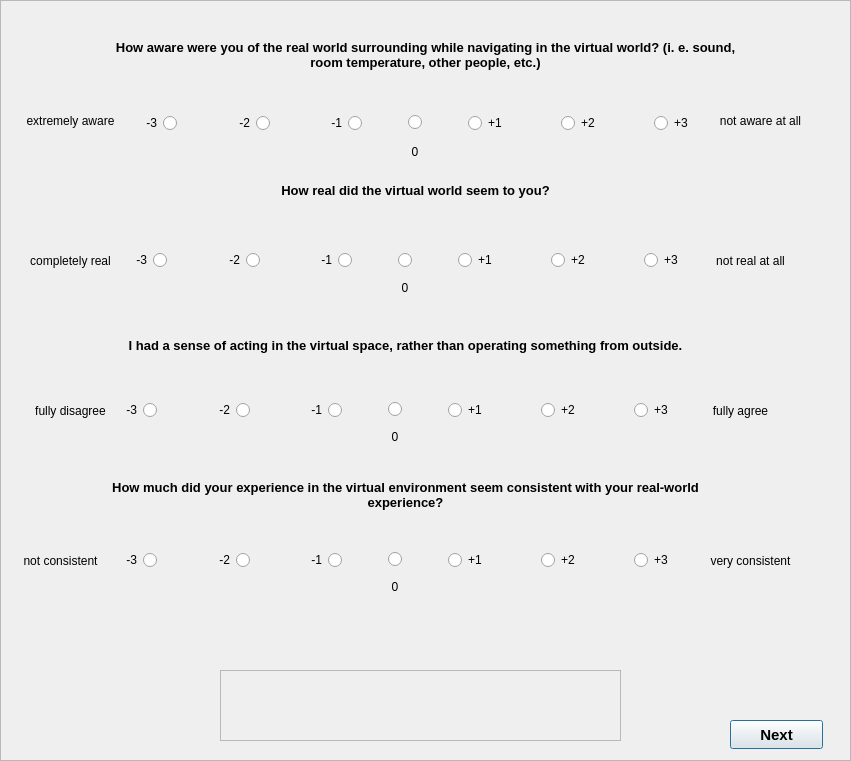
<?xml version="1.0" encoding="UTF-8"?>
<ui version="4.0">
 <class>UsabilityQuestionnaire2</class>
 <widget class="QDialog" name="UsabilityQuestionnaire2">
  <property name="geometry">
   <rect>
    <x>0</x>
    <y>0</y>
    <width>851</width>
    <height>761</height>
   </rect>
  </property>
  <property name="windowTitle">
   <string>Dialog</string>
  </property>
  <widget class="QFrame" name="frame">
   <property name="geometry">
    <rect>
     <x>0</x>
     <y>0</y>
     <width>851</width>
     <height>761</height>
    </rect>
   </property>
   <property name="frameShape">
    <enum>QFrame::StyledPanel</enum>
   </property>
   <property name="frameShadow">
    <enum>QFrame::Raised</enum>
   </property>
   <widget class="QLabel" name="label">
    <property name="geometry">
     <rect>
      <x>110</x>
      <y>10</y>
      <width>631</width>
      <height>91</height>
     </rect>
    </property>
    <property name="font">
     <font>
      <pointsize>10</pointsize>
      <bold>true</bold>
     </font>
    </property>
    <property name="text">
     <string>&lt;html&gt;&lt;head/&gt;&lt;body&gt;&lt;p&gt;How aware were you of the real world surrounding while navigating in the virtual world? (i. e. sound, room temperature, other people, etc.)&lt;/p&gt;&lt;/body&gt;&lt;/html&gt;</string>
    </property>
    <property name="alignment">
     <set>Qt::AlignCenter</set>
    </property>
    <property name="wordWrap">
     <bool>true</bool>
    </property>
   </widget>
   <widget class="QLabel" name="label_3">
    <property name="geometry">
     <rect>
      <x>20</x>
      <y>100</y>
      <width>101</width>
      <height>41</height>
     </rect>
    </property>
    <property name="text">
     <string>extremely aware</string>
    </property>
    <property name="alignment">
     <set>Qt::AlignCenter</set>
    </property>
    <property name="wordWrap">
     <bool>true</bool>
    </property>
   </widget>
   <widget class="QLabel" name="label_4">
    <property name="geometry">
     <rect>
      <x>710</x>
      <y>100</y>
      <width>101</width>
      <height>41</height>
     </rect>
    </property>
    <property name="text">
     <string>not aware at all</string>
    </property>
    <property name="alignment">
     <set>Qt::AlignCenter</set>
    </property>
    <property name="wordWrap">
     <bool>true</bool>
    </property>
   </widget>
   <widget class="QLabel" name="label_6">
    <property name="geometry">
     <rect>
      <x>20</x>
      <y>240</y>
      <width>101</width>
      <height>41</height>
     </rect>
    </property>
    <property name="text">
     <string>completely real</string>
    </property>
    <property name="alignment">
     <set>Qt::AlignCenter</set>
    </property>
    <property name="wordWrap">
     <bool>true</bool>
    </property>
   </widget>
   <widget class="QWidget" name="layoutWidget">
    <property name="geometry">
     <rect>
      <x>80</x>
      <y>220</y>
      <width>651</width>
      <height>81</height>
     </rect>
    </property>
    <layout class="QHBoxLayout" name="horizontalLayout_2">
     <item>
      <widget class="QRadioButton" name="radioButton_8">
       <property name="layoutDirection">
        <enum>Qt::RightToLeft</enum>
       </property>
       <property name="text">
        <string>-3</string>
       </property>
      </widget>
     </item>
     <item>
      <widget class="QRadioButton" name="radioButton_9">
       <property name="layoutDirection">
        <enum>Qt::RightToLeft</enum>
       </property>
       <property name="text">
        <string>-2</string>
       </property>
      </widget>
     </item>
     <item>
      <widget class="QRadioButton" name="radioButton_10">
       <property name="layoutDirection">
        <enum>Qt::RightToLeft</enum>
       </property>
       <property name="text">
        <string>-1</string>
       </property>
      </widget>
     </item>
     <item>
      <layout class="QVBoxLayout" name="verticalLayout_2">
       <property name="leftMargin">
        <number>40</number>
       </property>
       <property name="topMargin">
        <number>33</number>
       </property>
       <property name="rightMargin">
        <number>40</number>
       </property>
       <item>
        <widget class="QRadioButton" name="radioButton_11">
         <property name="layoutDirection">
          <enum>Qt::RightToLeft</enum>
         </property>
         <property name="text">
          <string/>
         </property>
        </widget>
       </item>
       <item>
        <widget class="QLabel" name="label_7">
         <property name="text">
          <string>0</string>
         </property>
         <property name="alignment">
          <set>Qt::AlignCenter</set>
         </property>
        </widget>
       </item>
      </layout>
     </item>
     <item>
      <widget class="QRadioButton" name="radioButton_12">
       <property name="layoutDirection">
        <enum>Qt::LeftToRight</enum>
       </property>
       <property name="text">
        <string>+1</string>
       </property>
      </widget>
     </item>
     <item>
      <widget class="QRadioButton" name="radioButton_13">
       <property name="layoutDirection">
        <enum>Qt::LeftToRight</enum>
       </property>
       <property name="text">
        <string>+2</string>
       </property>
      </widget>
     </item>
     <item>
      <widget class="QRadioButton" name="radioButton_14">
       <property name="layoutDirection">
        <enum>Qt::LeftToRight</enum>
       </property>
       <property name="text">
        <string>+3</string>
       </property>
      </widget>
     </item>
    </layout>
   </widget>
   <widget class="QLabel" name="label_8">
    <property name="geometry">
     <rect>
      <x>700</x>
      <y>240</y>
      <width>101</width>
      <height>41</height>
     </rect>
    </property>
    <property name="text">
     <string>not real at all</string>
    </property>
    <property name="alignment">
     <set>Qt::AlignCenter</set>
    </property>
    <property name="wordWrap">
     <bool>true</bool>
    </property>
   </widget>
   <widget class="QLabel" name="label_9">
    <property name="geometry">
     <rect>
      <x>100</x>
      <y>170</y>
      <width>631</width>
      <height>41</height>
     </rect>
    </property>
    <property name="font">
     <font>
      <pointsize>10</pointsize>
      <bold>true</bold>
     </font>
    </property>
    <property name="text">
     <string>&lt;html&gt;&lt;head/&gt;&lt;body&gt;&lt;p&gt;How real did the virtual world seem to you?&lt;/p&gt;&lt;/body&gt;&lt;/html&gt;</string>
    </property>
    <property name="alignment">
     <set>Qt::AlignCenter</set>
    </property>
    <property name="wordWrap">
     <bool>true</bool>
    </property>
   </widget>
   <widget class="QLabel" name="label_11">
    <property name="geometry">
     <rect>
      <x>20</x>
      <y>390</y>
      <width>101</width>
      <height>41</height>
     </rect>
    </property>
    <property name="text">
     <string>fully disagree</string>
    </property>
    <property name="alignment">
     <set>Qt::AlignCenter</set>
    </property>
    <property name="wordWrap">
     <bool>true</bool>
    </property>
   </widget>
   <widget class="QWidget" name="layoutWidget_2">
    <property name="geometry">
     <rect>
      <x>70</x>
      <y>370</y>
      <width>651</width>
      <height>81</height>
     </rect>
    </property>
    <layout class="QHBoxLayout" name="horizontalLayout_3">
     <item>
      <widget class="QRadioButton" name="radioButton_15">
       <property name="layoutDirection">
        <enum>Qt::RightToLeft</enum>
       </property>
       <property name="text">
        <string>-3</string>
       </property>
      </widget>
     </item>
     <item>
      <widget class="QRadioButton" name="radioButton_16">
       <property name="layoutDirection">
        <enum>Qt::RightToLeft</enum>
       </property>
       <property name="text">
        <string>-2</string>
       </property>
      </widget>
     </item>
     <item>
      <widget class="QRadioButton" name="radioButton_17">
       <property name="layoutDirection">
        <enum>Qt::RightToLeft</enum>
       </property>
       <property name="text">
        <string>-1</string>
       </property>
      </widget>
     </item>
     <item>
      <layout class="QVBoxLayout" name="verticalLayout_3">
       <property name="leftMargin">
        <number>40</number>
       </property>
       <property name="topMargin">
        <number>32</number>
       </property>
       <property name="rightMargin">
        <number>40</number>
       </property>
       <item>
        <widget class="QRadioButton" name="radioButton_18">
         <property name="layoutDirection">
          <enum>Qt::RightToLeft</enum>
         </property>
         <property name="text">
          <string/>
         </property>
        </widget>
       </item>
       <item>
        <widget class="QLabel" name="label_12">
         <property name="text">
          <string>0</string>
         </property>
         <property name="alignment">
          <set>Qt::AlignCenter</set>
         </property>
        </widget>
       </item>
      </layout>
     </item>
     <item>
      <widget class="QRadioButton" name="radioButton_19">
       <property name="layoutDirection">
        <enum>Qt::LeftToRight</enum>
       </property>
       <property name="text">
        <string>+1</string>
       </property>
      </widget>
     </item>
     <item>
      <widget class="QRadioButton" name="radioButton_20">
       <property name="layoutDirection">
        <enum>Qt::LeftToRight</enum>
       </property>
       <property name="text">
        <string>+2</string>
       </property>
      </widget>
     </item>
     <item>
      <widget class="QRadioButton" name="radioButton_21">
       <property name="layoutDirection">
        <enum>Qt::LeftToRight</enum>
       </property>
       <property name="text">
        <string>+3</string>
       </property>
      </widget>
     </item>
    </layout>
   </widget>
   <widget class="QLabel" name="label_13">
    <property name="geometry">
     <rect>
      <x>690</x>
      <y>390</y>
      <width>101</width>
      <height>41</height>
     </rect>
    </property>
    <property name="text">
     <string>fully agree</string>
    </property>
    <property name="alignment">
     <set>Qt::AlignCenter</set>
    </property>
    <property name="wordWrap">
     <bool>true</bool>
    </property>
   </widget>
   <widget class="QLabel" name="label_14">
    <property name="geometry">
     <rect>
      <x>90</x>
      <y>300</y>
      <width>631</width>
      <height>91</height>
     </rect>
    </property>
    <property name="font">
     <font>
      <pointsize>10</pointsize>
      <bold>true</bold>
     </font>
    </property>
    <property name="text">
     <string>&lt;html&gt;&lt;head/&gt;&lt;body&gt;&lt;p&gt;I had a sense of acting in the virtual space, rather than operating something from outside.&lt;/p&gt;&lt;/body&gt;&lt;/html&gt;</string>
    </property>
    <property name="alignment">
     <set>Qt::AlignCenter</set>
    </property>
    <property name="wordWrap">
     <bool>true</bool>
    </property>
   </widget>
   <widget class="QLabel" name="label_16">
    <property name="geometry">
     <rect>
      <x>10</x>
      <y>540</y>
      <width>101</width>
      <height>41</height>
     </rect>
    </property>
    <property name="text">
     <string>not consistent</string>
    </property>
    <property name="alignment">
     <set>Qt::AlignCenter</set>
    </property>
    <property name="wordWrap">
     <bool>true</bool>
    </property>
   </widget>
   <widget class="QWidget" name="layoutWidget_3">
    <property name="geometry">
     <rect>
      <x>70</x>
      <y>520</y>
      <width>651</width>
      <height>81</height>
     </rect>
    </property>
    <layout class="QHBoxLayout" name="horizontalLayout_4">
     <item>
      <widget class="QRadioButton" name="radioButton_22">
       <property name="layoutDirection">
        <enum>Qt::RightToLeft</enum>
       </property>
       <property name="text">
        <string>-3</string>
       </property>
      </widget>
     </item>
     <item>
      <widget class="QRadioButton" name="radioButton_23">
       <property name="layoutDirection">
        <enum>Qt::RightToLeft</enum>
       </property>
       <property name="text">
        <string>-2</string>
       </property>
      </widget>
     </item>
     <item>
      <widget class="QRadioButton" name="radioButton_24">
       <property name="layoutDirection">
        <enum>Qt::RightToLeft</enum>
       </property>
       <property name="text">
        <string>-1</string>
       </property>
      </widget>
     </item>
     <item>
      <layout class="QVBoxLayout" name="verticalLayout_4">
       <property name="leftMargin">
        <number>40</number>
       </property>
       <property name="topMargin">
        <number>32</number>
       </property>
       <property name="rightMargin">
        <number>40</number>
       </property>
       <item>
        <widget class="QRadioButton" name="radioButton_25">
         <property name="layoutDirection">
          <enum>Qt::RightToLeft</enum>
         </property>
         <property name="text">
          <string/>
         </property>
        </widget>
       </item>
       <item>
        <widget class="QLabel" name="label_17">
         <property name="text">
          <string>0</string>
         </property>
         <property name="alignment">
          <set>Qt::AlignCenter</set>
         </property>
        </widget>
       </item>
      </layout>
     </item>
     <item>
      <widget class="QRadioButton" name="radioButton_26">
       <property name="layoutDirection">
        <enum>Qt::LeftToRight</enum>
       </property>
       <property name="text">
        <string>+1</string>
       </property>
      </widget>
     </item>
     <item>
      <widget class="QRadioButton" name="radioButton_27">
       <property name="layoutDirection">
        <enum>Qt::LeftToRight</enum>
       </property>
       <property name="text">
        <string>+2</string>
       </property>
      </widget>
     </item>
     <item>
      <widget class="QRadioButton" name="radioButton_28">
       <property name="layoutDirection">
        <enum>Qt::LeftToRight</enum>
       </property>
       <property name="text">
        <string>+3</string>
       </property>
      </widget>
     </item>
    </layout>
   </widget>
   <widget class="QLabel" name="label_18">
    <property name="geometry">
     <rect>
      <x>700</x>
      <y>540</y>
      <width>101</width>
      <height>41</height>
     </rect>
    </property>
    <property name="text">
     <string>very consistent</string>
    </property>
    <property name="alignment">
     <set>Qt::AlignCenter</set>
    </property>
    <property name="wordWrap">
     <bool>true</bool>
    </property>
   </widget>
   <widget class="QLabel" name="label_19">
    <property name="geometry">
     <rect>
      <x>90</x>
      <y>450</y>
      <width>631</width>
      <height>91</height>
     </rect>
    </property>
    <property name="font">
     <font>
      <pointsize>10</pointsize>
      <bold>true</bold>
     </font>
    </property>
    <property name="text">
     <string>&lt;html&gt;&lt;head/&gt;&lt;body&gt;&lt;p&gt;How much did your experience in the virtual environment seem consistent with your real-world experience?&lt;/p&gt;&lt;/body&gt;&lt;/html&gt;</string>
    </property>
    <property name="alignment">
     <set>Qt::AlignCenter</set>
    </property>
    <property name="wordWrap">
     <bool>true</bool>
    </property>
   </widget>
   <widget class="QPushButton" name="NextButton">
    <property name="geometry">
     <rect>
      <x>730</x>
      <y>720</y>
      <width>93</width>
      <height>29</height>
     </rect>
    </property>
    <property name="font">
     <font>
      <pointsize>11</pointsize>
      <bold>true</bold>
     </font>
    </property>
    <property name="text">
     <string>Next</string>
    </property>
   </widget>
   <widget class="QFrame" name="frame_2">
    <property name="geometry">
     <rect>
      <x>220</x>
      <y>670</y>
      <width>401</width>
      <height>71</height>
     </rect>
    </property>
    <property name="frameShape">
     <enum>QFrame::StyledPanel</enum>
    </property>
    <property name="frameShadow">
     <enum>QFrame::Raised</enum>
    </property>
   </widget>
   <widget class="QWidget" name="">
    <property name="geometry">
     <rect>
      <x>90</x>
      <y>80</y>
      <width>651</width>
      <height>87</height>
     </rect>
    </property>
    <layout class="QHBoxLayout" name="horizontalLayout">
     <item>
      <widget class="QRadioButton" name="radioButton">
       <property name="layoutDirection">
        <enum>Qt::RightToLeft</enum>
       </property>
       <property name="text">
        <string>-3</string>
       </property>
      </widget>
     </item>
     <item>
      <widget class="QRadioButton" name="radioButton_2">
       <property name="layoutDirection">
        <enum>Qt::RightToLeft</enum>
       </property>
       <property name="text">
        <string>-2</string>
       </property>
      </widget>
     </item>
     <item>
      <widget class="QRadioButton" name="radioButton_3">
       <property name="layoutDirection">
        <enum>Qt::RightToLeft</enum>
       </property>
       <property name="text">
        <string>-1</string>
       </property>
      </widget>
     </item>
     <item>
      <layout class="QVBoxLayout" name="verticalLayout">
       <property name="leftMargin">
        <number>40</number>
       </property>
       <property name="topMargin">
        <number>35</number>
       </property>
       <property name="rightMargin">
        <number>40</number>
       </property>
       <item>
        <widget class="QRadioButton" name="radioButton_4">
         <property name="layoutDirection">
          <enum>Qt::RightToLeft</enum>
         </property>
         <property name="text">
          <string/>
         </property>
        </widget>
       </item>
       <item>
        <widget class="QLabel" name="label_2">
         <property name="text">
          <string>0</string>
         </property>
         <property name="alignment">
          <set>Qt::AlignCenter</set>
         </property>
        </widget>
       </item>
      </layout>
     </item>
     <item>
      <widget class="QRadioButton" name="radioButton_5">
       <property name="layoutDirection">
        <enum>Qt::LeftToRight</enum>
       </property>
       <property name="text">
        <string>+1</string>
       </property>
      </widget>
     </item>
     <item>
      <widget class="QRadioButton" name="radioButton_6">
       <property name="layoutDirection">
        <enum>Qt::LeftToRight</enum>
       </property>
       <property name="text">
        <string>+2</string>
       </property>
      </widget>
     </item>
     <item>
      <widget class="QRadioButton" name="radioButton_7">
       <property name="layoutDirection">
        <enum>Qt::LeftToRight</enum>
       </property>
       <property name="text">
        <string>+3</string>
       </property>
      </widget>
     </item>
    </layout>
   </widget>
  </widget>
 </widget>
 <resources/>
 <connections/>
</ui>
